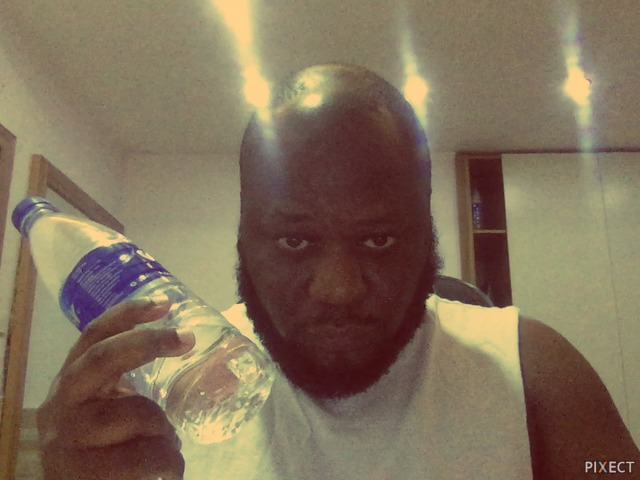
#> input picture PIXECT-20210719215119.jpg, 640 x 480 px, found by its file name
$ jupyter execute --allow-errors EVA6_S11a.ipynb
#> lines starting #> are read from the running program, lines starting #| are printed output that depends on the picture
[cell 1]
import cv2
import numpy as np
from google.colab.patches import cv2_imshow

#> (a cell that did not finish here is left out)

[cell 3]
# Loading image
img = cv2.imread("/content/PIXECT-20210719215119.jpg")
#> img is the input picture: shape (480, 640, 3); mean B, G, R 90.4, 111.9, 128.7
img = cv2.resize(img, (416, 416), fx=0.4, fy=0.4)
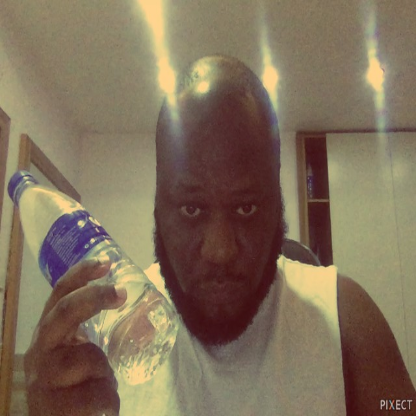
#> img: shape (416, 416, 3); mean B, G, R 90.3, 111.8, 128.6
height, width, channels = img.shape
#> height = 416; width = 416; channels = 3

[cell 4]
# Detecting objects
blob = cv2.dnn.blobFromImage(img, 0.00392, (416, 416), (0, 0, 0), True, crop=False)
#> (the rest of this cell did not finish here and is left out)

[cell 5]
# Showing informations on the screen
class_ids = []
confidences = []
boxes = []
#> (the rest of this cell did not finish here and is left out)

[cell 6]
indexes = cv2.dnn.NMSBoxes(boxes, confidences, 0.5, 0.4)

[cell 7]
font = cv2.FONT_HERSHEY_PLAIN
for i in range(len(boxes)):
    if i in indexes:
        x, y, w, h = boxes[i]
        label = str(classes[class_ids[i]])
        color = colors[i]
        cv2.rectangle(img, (x, y), (x + w, y + h), color, 2)
        cv2.putText(img, label, (x, y + 30), font, 3, color, 3)
cv2_imshow(img)
cv2.waitKey(0)
cv2.destroyAllWindows()
